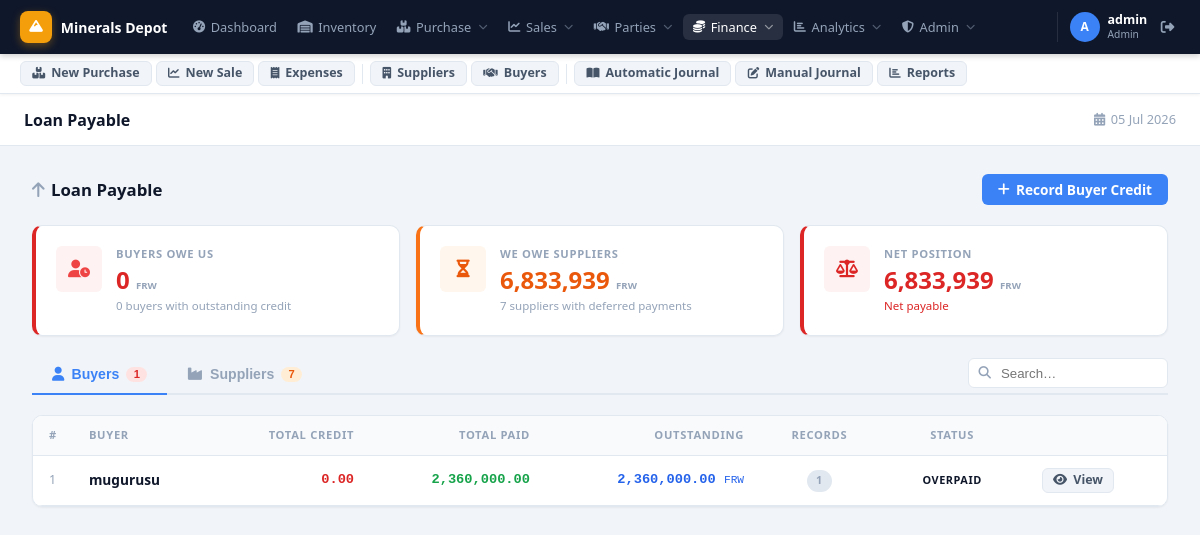
Before: /loans-payable.php (signed in) with the older database file.
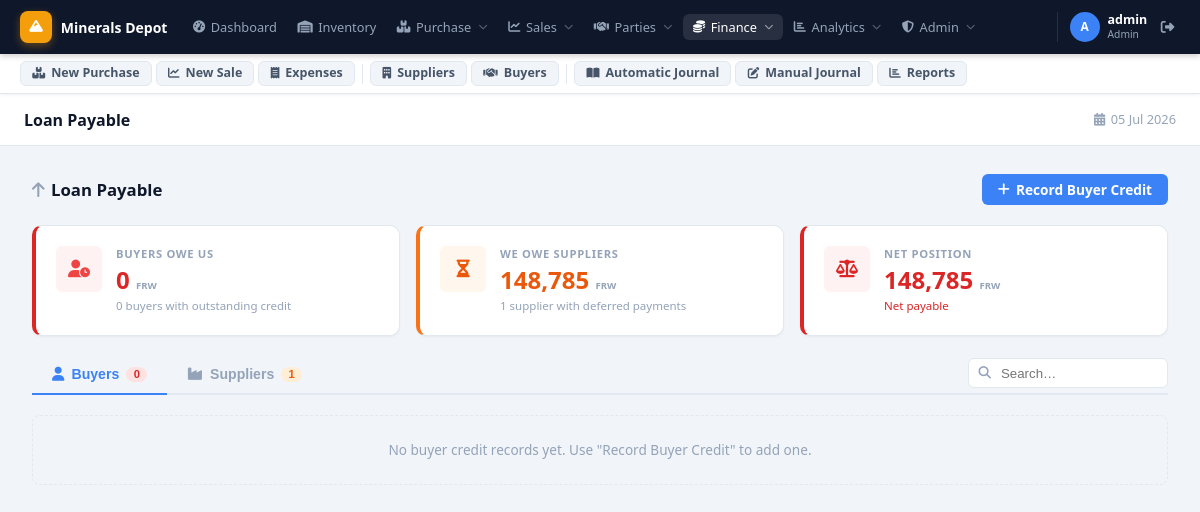
After: the same page with the newer database file.
### tables this page shows
CREATE TABLE `buyers` (
  `id` int(11) NOT NULL AUTO_INCREMENT,
  `buyer_code` varchar(30) NOT NULL,
  `name` varchar(255) NOT NULL,
  `contact` varchar(100) DEFAULT NULL,
  `phone` varchar(50) DEFAULT NULL,
  `email` varchar(100) DEFAULT NULL,
  `address` text DEFAULT NULL,
  `created_at` timestamp NOT NULL DEFAULT current_timestamp(),
  PRIMARY KEY (`id`)
);

### loans-payable.php (the view, shortened to what the changed rows need)
<?php
require_once 'config/database.php';
$buyer_bal_raw = $pdo->query("
    SELECT b.id, b.name,
           COALESCE(SUM(CASE WHEN bl.type='loan'      THEN bl.amount ELSE 0 END),0) AS total_loaned,
           COALESCE(SUM(CASE WHEN bl.type='repayment' THEN bl.amount ELSE 0 END),0) AS total_repaid,
           COALESCE(SUM(CASE WHEN bl.type='loan'      THEN bl.amount ELSE -bl.amount END),0) AS balance,
           COUNT(bl.id) AS entries
    FROM buyers b
    LEFT JOIN buyer_loans bl ON bl.buyer_id=b.id
    GROUP BY b.id, b.name ORDER BY balance DESC, b.name
")->fetchAll(PDO::FETCH_ASSOC);
$buyer_bal_map=[];
foreach($buyer_bal_raw as $r) $buyer_bal_map[(int)$r['id']]=$r;
$sup_def_raw = $pdo->query("
    SELECT s.id, s.name,
           COALESCE(SUM(CASE WHEN sl.type='loan'      AND sl.is_deferred=1 THEN sl.amount ELSE 0 END),0) AS total_deferred,
           COALESCE(SUM(CASE WHEN sl.type='repayment' AND sl.is_deferred=1 THEN sl.amount ELSE 0 END),0) AS total_paid,
           COALESCE(SUM(CASE WHEN sl.type='loan'      AND sl.is_deferred=1 THEN  sl.amount
                             WHEN sl.type='repayment' AND sl.is_deferred=1 THEN -sl.amount
                             ELSE 0 END),0) AS balance,
           COUNT(CASE WHEN sl.is_deferred=1 THEN 1 END) AS entries
    FROM suppliers s
    LEFT JOIN supplier_loans sl ON sl.supplier_id=s.id
    GROUP BY s.id, s.name ORDER BY balance DESC, s.name
")->fetchAll(PDO::FETCH_ASSOC);
$stat_buyer  = array_sum(array_column(array_filter($buyer_bal_raw, fn($r)=>$r['balance']>0),'balance'));
$stat_def    = array_sum(array_column(array_filter($sup_def_raw,   fn($r)=>$r['balance']>0),'balance'));
$cnt_buyers  = count(array_filter($buyer_bal_raw, fn($r)=>$r['balance']>0));
$cnt_sup_def = count(array_filter($sup_def_raw,   fn($r)=>$r['balance']>0));
$view_buyer_id    = intval($_GET['buyer_id']    ?? 0);
$view_supplier_id = intval($_GET['supplier_id'] ?? 0);
$view_buyer   = $view_buyer_id    ? ($buyer_bal_map[$view_buyer_id]  ?? null) : null;
$loans=[]; $total=0; $total_pages=1; $page=1; $offset=0; $per_page=25;
$date_from=$_GET['date_from']??''; $date_to=$_GET['date_to']??'';
include 'includes/header.php';
?>
<?php
if($view_buyer_id && $view_buyer):
    $bal=(float)$view_buyer['balance']; $col=$bal>0?'#dc2626':'#16a34a';
?>
<div class="page-header">
    <div style="display:flex;align-items:center;gap:.75rem">
        <a href="loans-payable.php" class="btn btn-secondary" style="padding:.4rem .75rem"><i class="fas fa-arrow-left"></i></a>
        <div>
            <h2 style="margin:0"><i class="fas fa-user" style="margin-right:.4rem;color:var(--text-muted)"></i><?= htmlspecialchars($view_buyer['name']) ?></h2>
            <div style="font-size:.8rem;color:var(--text-muted);margin-top:.1rem">Buyer Credit History</div>
        </div>
    </div>
    <button class="btn btn-primary" onclick="openModal()"><i class="fas fa-plus"></i> Record Credit / Payment</button>
</div>
<div class="stats-grid" style="grid-template-columns:repeat(3,1fr);margin-bottom:1.25rem">
    <div class="stat-card">
        <div class="stat-icon si-red"><i class="fas fa-file-invoice-dollar"></i></div>
        <div class="stat-info"><div class="stat-label">Total Credit Given</div>
            <div class="stat-value"><?= number_format($view_buyer['total_loaned'],0) ?> <small style="font-size:.6rem;color:var(--text-muted)">FRW</small></div>
            <div class="stat-sub">Credit extended to buyer</div></div>
    </div>
    <div class="stat-card">
        <div class="stat-icon si-green"><i class="fas fa-money-bill-wave"></i></div>
        <div class="stat-info"><div class="stat-label">Payments Received</div>
            <div class="stat-value"><?= number_format($view_buyer['total_repaid'],0) ?> <small style="font-size:.6rem;color:var(--text-muted)">FRW</small></div>
            <div class="stat-sub">Collected from buyer</div></div>
    </div>
    <div class="stat-card" style="border-left:4px solid <?= $col ?>">
        <div class="stat-icon" style="background:<?= $bal>0?'#fef2f2':'#f0fdf4' ?>;color:<?= $col ?>"><i class="fas fa-scale-balanced"></i></div>
        <div class="stat-info"><div class="stat-label">Outstanding Balance</div>
            <div class="stat-value" style="color:<?= $col ?>"><?= number_format(abs($bal),0) ?> <small style="font-size:.6rem;color:var(--text-muted)">FRW</small></div>
            <div class="stat-sub" style="color:<?= $col ?>"><?= $bal>0?'Buyer owes us':($bal<0?'Overpaid':'Settled') ?></div></div>
    </div>
</div>
<form method="GET" action="loans-payable.php" class="filter-bar" style="margin-bottom:1rem">
    <input type="hidden" name="buyer_id" value="<?= $view_buyer_id ?>">
    <div class="filter-group"><label>From</label><input type="date" name="date_from" value="<?= htmlspecialchars($date_from) ?>"></div>
    <div class="filter-group"><label>To</label><input type="date" name="date_to" value="<?= htmlspecialchars($date_to) ?>"></div>
    <div class="filter-actions">
        <button type="submit" class="btn btn-primary" style="height:2rem;padding:0 .75rem;font-size:.82rem"><i class="fas fa-filter"></i> Filter</button>
        <?php if($date_from||$date_to): ?><a href="loans-payable.php?buyer_id=<?= $view_buyer_id ?>" class="btn btn-secondary" style="height:2rem;padding:0 .75rem;font-size:.82rem"><i class="fas fa-xmark"></i> Clear</a><?php endif; ?>
    </div>
</form>
<div class="table-wrap">
    <table>
        <thead><tr><th>#</th><th>Date</th><th>Type</th><th style="text-align:right">Amount (FRW)</th><th>Notes</th><th>By</th><th></th></tr></thead>
        <tbody id="loans-tbody">
        <?php $i=0; foreach($loans as $ln): ?>
        <tr id="loan-row-<?= $ln['id'] ?>">
            <td class="text-muted" style="font-size:.78rem"><?= ++$i ?></td>
            <td class="text-muted" style="font-size:.82rem;white-space:nowrap"><?= date('d M Y H:i',strtotime($ln['created_at'])) ?></td>
            <td><?= $ln['type']==='loan'
                ? '<span class="badge badge-danger"><i class="fas fa-arrow-up" style="font-size:.65rem"></i> Credit</span>'
                : (($ln['is_advance']??0)
                   ? '<span class="badge badge-primary"><i class="fas fa-hand-holding-dollar" style="font-size:.65rem"></i> Advance</span>'
                   : '<span class="badge badge-success"><i class="fas fa-arrow-down" style="font-size:.65rem"></i> Payment</span>') ?></td>
            <td style="text-align:right;font-family:monospace;font-weight:700;color:<?= $ln['type']==='loan'?'#dc2626':'#16a34a' ?>">
                <?= ($ln['type']==='loan'?'+':'−').number_format($ln['amount'],2) ?></td>
            <td class="text-muted" style="font-size:.82rem"><?= htmlspecialchars($ln['notes']??'') ?></td>
            <td class="text-muted" style="font-size:.78rem"><?= htmlspecialchars($ln['created_by_name']??'') ?></td>
            <td><button class="btn btn-danger" style="padding:.3rem .6rem;font-size:.75rem" onclick="deleteLoan(<?= $ln['id'] ?>,this)"><i class="fas fa-trash"></i></button></td>
        </tr>
        <?php endforeach; ?>
        <?php if(!$loans): ?><tr id="empty-row"><td colspan="7" style="text-align:center;padding:2rem;color:var(--text-muted)">No records found.</td></tr><?php endif; ?>
        </tbody>
    </table>
    <?php if($total_pages>1): ?><?= paginate($page,$total_pages,['buyer_id'=>$view_buyer_id,'date_from'=>$date_from,'date_to'=>$date_to],'loans-payable.php') ?><?php endif; ?>
</div>
<?php
else:
?>
<div class="page-header">
    <h2><i class="fas fa-arrow-up" style="margin-right:.4rem;color:var(--text-muted)"></i>Loan Payable</h2>
    <button class="btn btn-primary" onclick="openModal()"><i class="fas fa-plus"></i> Record Buyer Credit</button>
</div>
<?php $stat_net = $stat_buyer - $stat_def; $net_col = $stat_net>=0?'#2563eb':'#dc2626'; ?>
<div class="stats-grid" style="grid-template-columns:repeat(3,1fr);margin-bottom:1.25rem">
    <div class="stat-card" style="border-left:4px solid #dc2626">
        <div class="stat-icon si-red"><i class="fas fa-user-clock"></i></div>
        <div class="stat-info"><div class="stat-label">Buyers Owe Us</div>
            <div class="stat-value" style="color:#dc2626"><?= number_format($stat_buyer,0) ?> <small style="font-size:.6rem;color:var(--text-muted)">FRW</small></div>
            <div class="stat-sub"><?= $cnt_buyers ?> buyer<?= $cnt_buyers!=1?'s':'' ?> with outstanding credit</div></div>
    </div>
    <div class="stat-card" style="border-left:4px solid #f97316">
        <div class="stat-icon" style="background:#fff7ed;color:#ea580c"><i class="fas fa-hourglass-half"></i></div>
        <div class="stat-info"><div class="stat-label">We Owe Suppliers</div>
            <div class="stat-value" style="color:#ea580c"><?= number_format($stat_def,0) ?> <small style="font-size:.6rem;color:var(--text-muted)">FRW</small></div>
            <div class="stat-sub"><?= $cnt_sup_def ?> supplier<?= $cnt_sup_def!=1?'s':'' ?> with deferred payments</div></div>
    </div>
    <div class="stat-card" style="border-left:4px solid <?= $net_col ?>">
        <div class="stat-icon" style="background:<?= $stat_net>=0?'#eff6ff':'#fef2f2' ?>;color:<?= $net_col ?>"><i class="fas fa-scale-balanced"></i></div>
        <div class="stat-info"><div class="stat-label">Net Position</div>
            <div class="stat-value" style="color:<?= $net_col ?>"><?= number_format(abs($stat_net),0) ?> <small style="font-size:.6rem;color:var(--text-muted)">FRW</small></div>
            <div class="stat-sub" style="color:<?= $net_col ?>"><?= $stat_net>0?'Net receivable':($stat_net<0?'Net payable':'Balanced') ?></div></div>
    </div>
</div>
<div style="display:flex;align-items:center;justify-content:space-between;border-bottom:2px solid var(--border);margin-bottom:1.25rem">
    <div style="display:flex;gap:0">
        <button id="tab-buyers" onclick="switchTab('buyers')"
                style="display:flex;align-items:center;gap:.45rem;padding:.65rem 1.25rem;font-size:.88rem;font-weight:600;border:none;border-bottom:2px solid var(--primary);margin-bottom:-2px;background:none;cursor:pointer;color:var(--primary)">
            <i class="fas fa-user"></i> Buyers
            <span style="background:#fee2e2;color:#dc2626;font-size:.7rem;font-weight:700;padding:.1rem .45rem;border-radius:999px"><?= count(array_filter($buyer_bal_raw,fn($r)=>(int)$r['entries']>0)) ?></span>
        </button>
        <button id="tab-suppliers" onclick="switchTab('suppliers')"
                style="display:flex;align-items:center;gap:.45rem;padding:.65rem 1.25rem;font-size:.88rem;font-weight:600;border:none;border-bottom:2px solid transparent;margin-bottom:-2px;background:none;cursor:pointer;color:var(--text-muted)">
            <i class="fas fa-industry"></i> Suppliers
            <span style="background:#ffedd5;color:#ea580c;font-size:.7rem;font-weight:700;padding:.1rem .45rem;border-radius:999px"><?= count($def_list ?? array_filter($sup_def_raw,fn($r)=>(float)$r['balance']>0)) ?></span>
        </button>
    </div>
    <div style="position:relative;margin-bottom:.125rem">
        <input type="text" id="list-search" placeholder="Search…"
               style="padding:.4rem .75rem .4rem 2rem;border:1px solid var(--border);border-radius:6px;background:var(--surface);color:var(--text);font-size:.83rem;width:200px"
               oninput="filterLists(this.value)">
    </div>
</div>
<?php $buyer_list=array_filter($buyer_bal_raw,fn($r)=>(int)$r['entries']>0); ?>
<div id="panel-buyers">
    <?php if($buyer_list): ?>
    <div class="table-wrap">
        <table>
            <thead><tr><th style="width:2rem">#</th><th>Buyer</th><th style="text-align:right">Total Credit</th><th style="text-align:right">Total Paid</th><th style="text-align:right">Outstanding</th><th style="text-align:center">Records</th><th style="text-align:center">Status</th><th></th></tr></thead>
            <tbody id="buyer-list-tbody">
            <?php $bi=0; foreach($buyer_list as $b):
                $bal=$b['balance']; $col=$bal>0?'#dc2626':($bal<0?'#2563eb':'#16a34a');
                $lbl=$bal>0?'Owes Us':($bal<0?'Overpaid':'Settled');
                $bdg=$bal>0?'badge-danger':($bal<0?'badge-primary':'badge-success');
            ?>
            <tr data-name="<?= htmlspecialchars(strtolower($b['name'])) ?>" style="cursor:pointer" onclick="location.href='loans-payable.php?buyer_id=<?= $b['id'] ?>'"
                onmouseover="this.style.background='var(--border)22'" onmouseout="this.style.background=''">
                <td class="text-muted" style="font-size:.78rem"><?= ++$bi ?></td>
                <td><strong><?= htmlspecialchars($b['name']) ?></strong></td>
                <td style="text-align:right;font-family:monospace;color:#dc2626;font-weight:600"><?= number_format($b['total_loaned'],2) ?></td>
                <td style="text-align:right;font-family:monospace;color:#16a34a;font-weight:600"><?= number_format($b['total_repaid'],2) ?></td>
                <td style="text-align:right;font-family:monospace;font-weight:700;color:<?= $col ?>"><?= number_format(abs($bal),2) ?> <span style="font-size:.7rem;font-weight:500">FRW</span></td>
                <td style="text-align:center"><span class="badge" style="background:var(--border);color:var(--text-muted)"><?= (int)$b['entries'] ?></span></td>
                <td style="text-align:center"><span class="badge <?= $bdg ?>"><?= $lbl ?></span></td>
                <td onclick="event.stopPropagation()"><a href="loans-payable.php?buyer_id=<?= $b['id'] ?>" class="btn btn-secondary" style="padding:.3rem .65rem;font-size:.78rem"><i class="fas fa-eye"></i> View</a></td>
            </tr>
            <?php endforeach; ?>
            </tbody>
        </table>
    </div>
    <?php else: ?>
    <div style="border:1px dashed var(--border);border-radius:8px;padding:1.5rem;text-align:center;color:var(--text-muted);font-size:.85rem">
        No buyer credit records yet. Use "Record Buyer Credit" to add one.
    </div>
    <?php endif; ?>
</div>
<?php endif; ?>
<?php include 'includes/footer.php'; ?>

Changed rows visible on the page:
no longer on this page (row edited): buyers: name "mugurusu", total_loaned "0.00", total_repaid "2,360,000.00", bal "2,360,000.00", entries "1", lbl "OVERPAID"
Other visible differences:
$stat_def: "6,833,939" → "148,785"
$cnt_sup_def: "7" → "1"
abs($stat_net): "6,833,939" → "148,785"
count(array_filter($buyer_bal_raw,fn($r)=>(int)$r['entries']>0)): "1" → "0"
text no longer shown: "7 s # BUYER TOTAL CREDIT TOTAL PAID OUTSTANDING RECORDS STATUS"
text now shown: "1 No buyer credit records yet. Use \"Record Buyer Credit\" to add one."
